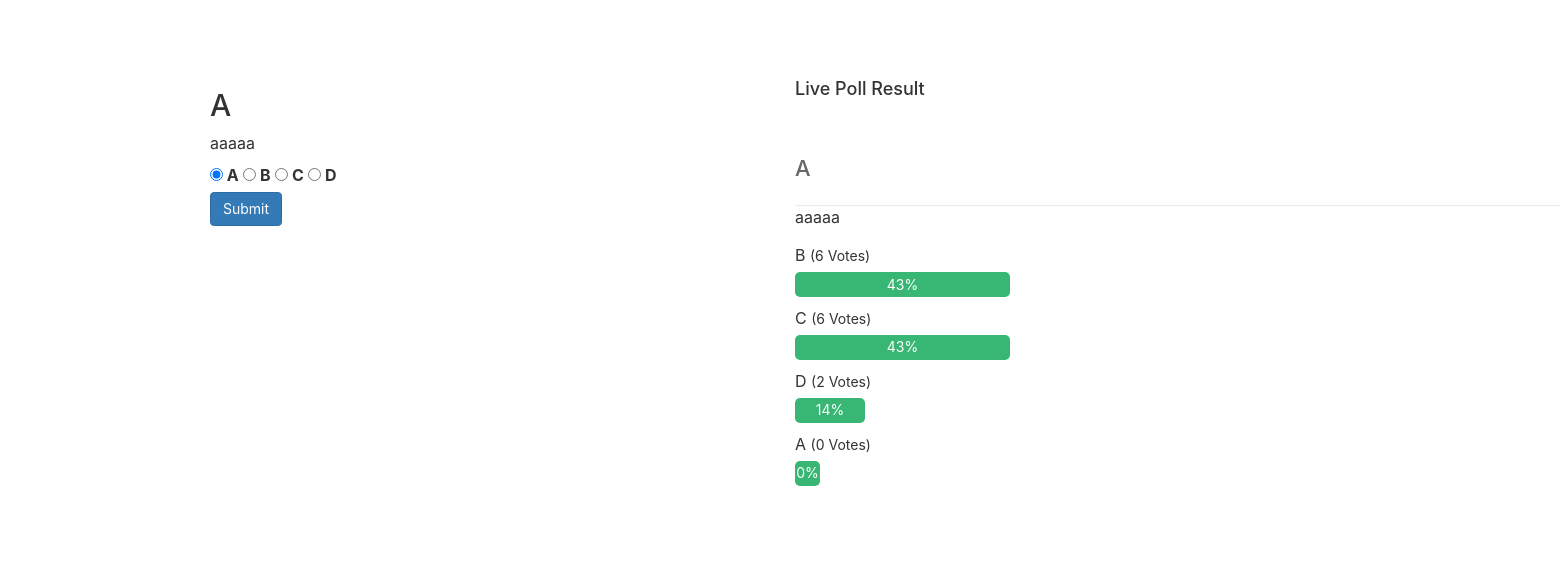
Page /dashboard/poll/vote.php?id=5 on the committed database.
### tables this page shows
CREATE TABLE `polls` (
  `id` int(11) NOT NULL,
  `title` text NOT NULL,
  `description` text NOT NULL
);

CREATE TABLE `poll_answers` (
  `id` int(11) NOT NULL,
  `poll_id` int(11) NOT NULL,
  `title` text NOT NULL,
  `votes` int(11) NOT NULL DEFAULT 0
);

### dashboard/poll/vote.php (the view, shortened to what this page needs)
<html>
    <head>
        <link rel="stylesheet" href="https://maxcdn.bootstrapcdn.com/bootstrap/3.3.6/css/bootstrap.min.css" />
    </head>
    <body>
    <?php
include 'functions.php';
$pdo = pdo_connect_mysql();
if (isset($_GET['id'])) {
    $stmt = $pdo->prepare('SELECT * FROM polls WHERE id = ?');
    $stmt->execute([ $_GET['id'] ]);
    $poll = $stmt->fetch(PDO::FETCH_ASSOC);
    if ($poll) {
        $stmt = $pdo->prepare('SELECT * FROM poll_answers WHERE poll_id = ?');
        $stmt->execute([ $_GET['id'] ]);
        $poll_answers = $stmt->fetchAll(PDO::FETCH_ASSOC);
    } else {
        exit('Poll with that ID does not exist.');
    }
} else {
    exit('No poll ID specified.');
}
?>
        <div class="container">
            <br />
            <br />
   <br />
   <div class="row">
    <div class="col-md-6">
    <h2><?=$poll['title']?></h2>
	<p><?=$poll['description']?></p>
    <form action="vote.php?id=<?=$_GET['id']?>" method="post">
        <?php for ($i = 0; $i < count($poll_answers); $i++): ?>
        <label>
            <input type="radio" id="poll_answer"name="poll_answer" value="<?=$poll_answers[$i]['id']?>"<?=$i == 0 ? ' checked' : ''?>>
            <?=$poll_answers[$i]['title']?>
        </label>
        <?php endfor; ?>
        <div>
            <input type="submit"id=<?=$poll['id']?> name="poll_button" class="btn btn-primary">
        </div>
    </form>
     <br />
    </div>
    <div class="col-md-6">
     <h4>Live Poll Result</h4><br />
     <?php
$pdo = pdo_connect_mysql();
if (isset($_GET['id'])) {
    $stmt = $pdo->prepare('SELECT * FROM polls WHERE id = ?');
    $stmt->execute([ $_GET['id'] ]);
    $poll = $stmt->fetch(PDO::FETCH_ASSOC);
    if ($poll) {
        $stmt = $pdo->prepare('SELECT * FROM poll_answers WHERE poll_id = ? ORDER BY votes DESC');
        $stmt->execute([ $_GET['id'] ]);
        $poll_answers = $stmt->fetchAll(PDO::FETCH_ASSOC);
        $total_votes = 0;
        foreach($poll_answers as $poll_answer) {
            $total_votes += $poll_answer['votes'];
        }
    } else {
        exit('Poll with that ID does not exist.');
    }
} else {
    exit('No poll ID specified.');
}
?>
<?=template_header('Poll Results')?>
<div class="content poll-result">
	<h2><?=$poll['title']?></h2>
	<p><?=$poll['description']?></p>
    <div class="wrapper">
        <?php foreach ($poll_answers as $poll_answer): ?>
        <div class="poll-question">
            <p><?=$poll_answer['title']?> <span>(<?=$poll_answer['votes']?> Votes)</span></p>
            <div class="result-bar" style= "width:<?=@round(($poll_answer['votes']/$total_votes)*100)?>%">
                <?=@round(($poll_answer['votes']/$total_votes)*100)?>%
            </div>
        </div>
        <?php endforeach; ?>
    </div>
</div>
<?=template_footer()?>
    </div>
   </div>
   <br />
   <br />
   <br />
  </div>
    </body>
</html>

### dashboard/poll/style.css (style rules this page uses)
* { box-sizing: border-box; font-family: -apple-system, BlinkMacSystemFont, "segoe ui", roboto, oxygen, ubuntu, cantarell, "fira sans", "droid sans", "helvetica neue", Arial, sans-serif; font-size: 16px; -webkit-font-smoothing: antialiased; -moz-osx-font-smoothing: grayscale; }
body { background-color: #FFFFFF; margin: 0; }
.content { width: 1000px; margin: 0 auto; }
.content h2 { margin: 0; padding: 25px 0; font-size: 22px; border-bottom: 1px solid #ebebeb; color: #666666; }
.poll-result .wrapper { display: flex; flex-flow: column; }
.poll-result .wrapper .poll-question { width: 50%; padding-bottom: 5px; }
.poll-result .wrapper .poll-question p { margin: 0; padding: 5px 0; }
.poll-result .wrapper .poll-question p span { font-size: 14px; }
.poll-result .wrapper .poll-question .result-bar { display: flex; height: 25px; min-width: 5%; background-color: #38b673; border-radius: 5px; font-size: 14px; color: #FFFFFF; justify-content: center; align-items: center; }

### rows in the picture
polls: title "A", description "aaaaa"
poll_answers: title "A", votes "0", @round(($poll_answer['votes']/$total_votes)*100) "0"
poll_answers: title "B", votes "6", @round(($poll_answer['votes']/$total_votes)*100) "43"
poll_answers: title "C", votes "6", @round(($poll_answer['votes']/$total_votes)*100) "43"
poll_answers: title "D", votes "2", @round(($poll_answer['votes']/$total_votes)*100) "14"
